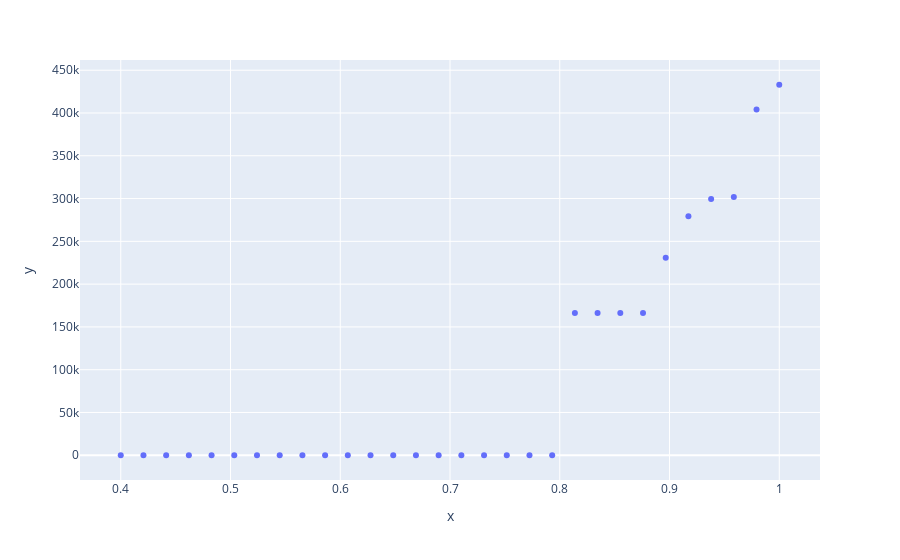

Notebook source saved alongside this figure:
### Code cell
fig = px.scatter(x=drop_amounts, y=total_earnings)
fig.show()

### Figure 1 — Plotly figure (JSON) as saved in the notebook; plotly's stock layout.template omitted (floating-point values rounded to 4 significant figures)
{"data": [{"hovertemplate": "x=%{x}<br>y=%{y}<extra></extra>", "legendgroup": "", "marker": {"color": "#636efa", "symbol": "circle"}, "mode": "markers", "name": "", "orientation": "v", "showlegend": false, "type": "scatter", "x": [0.4, 0.4207, 0.4414, 0.4621, 0.4828, 0.5034, 0.5241, 0.5448, 0.5655, 0.5862, 0.6069, 0.6276, 0.6483, 0.669, 0.6897, 0.7103, 0.731, 0.7517, 0.7724, 0.7931, 0.8138, 0.8345, 0.8552, 0.8759, 0.8966, 0.9172, 0.9379, 0.9586, 0.9793, 1], "xaxis": "x", "y": [0, 0, 0, 0, 0, 0, 0, 0, 0, 0, 0, 0, 0, 0, 0, 0, 0, 0, 0, 0, 166200.0, 166200.0, 166200.0, 166200.0, 231000.0, 279400.0, 299400.0, 301900.0, 404000.0, 433000.0], "yaxis": "y"}], "layout": {"autosize": true, "legend": {"tracegroupgap": 0}, "margin": {"t": 60}, "xaxis": {"anchor": "y", "autorange": true, "domain": [0, 1], "range": [0.3639, 1.036], "title": {"text": "x"}, "type": "linear"}, "yaxis": {"anchor": "x", "autorange": true, "domain": [0, 1], "range": [-30700.0, 463700.0], "title": {"text": "y"}, "type": "linear"}}}
